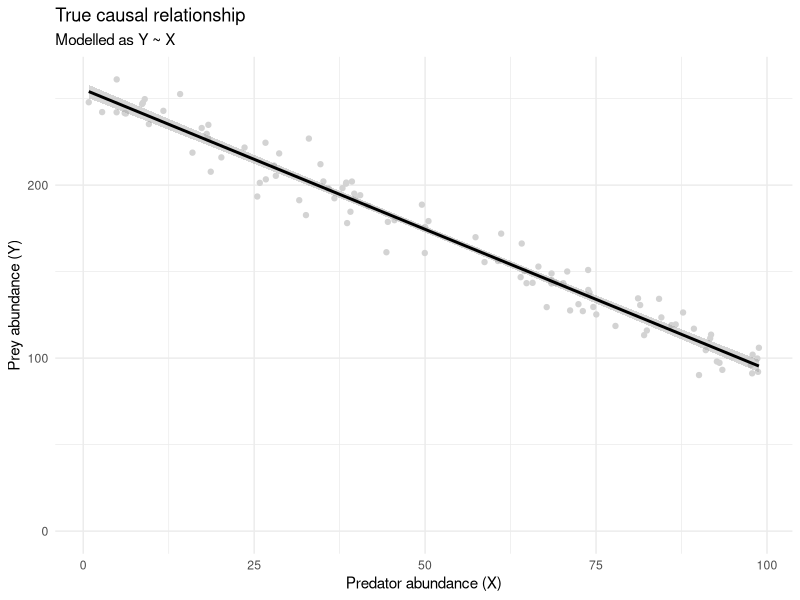

Write R code to recreate this figure.
# True relationship
# library(gganimate)
library(ggplot2)

n <- 100
t <- 10

x <- runif(n = n, min = 0, max = 100)

b1 <- 253
b2 <- -1.59

y <- rnorm(n = n, mean = b1 + b2 * x, sd = 10)

df <- data.frame(x, y, t = 1)

ggplot(data = df, (aes(x = x, y = y))) +
  geom_point(colour = "light grey") +
  geom_smooth(method = "lm", colour = "black", se = TRUE) +
  labs(title = "True causal relationship",
       subtitle = "Modelled as Y ~ X",
       x = "Predator abundance (X)",
       y = "Prey abundance (Y)") +
  ylim(c(0, NA)) +
  theme_minimal()

# for(i in 2:t) {
#   x_tmp <- runif(n = n, min = 0, max = 100) + 5 * i
#   y_tmp <- rnorm(n = n, mean = b1 + b2 * x_tmp, sd = 5)
#   df_tmp <- data.frame(
#     x = x_tmp,
#     y = y_tmp,
#     t = i
#   )
#   df <- rbind(df, df_tmp)
# }
# 
# true_relationship <- ggplot(data = df, (aes(x = x, y = y))) +
#   geom_point(colour = "light grey") +
#   geom_smooth(method = "lm", colour = "black", se = FALSE) +
#   labs(x = "X",
#        y = "Y") +
#   theme_minimal() +
#   labs(title = "True causal relationship",
#        subtitle = "Increasing X by {5 * round(frame_time, digit = 0)} causes a change in Y") +
#   transition_time(t)
# 
# setwd("C:\\github\\ZO4541\\code\\confounding")
# 
# anim_save("true causal.gif", true_relationship)
# 


